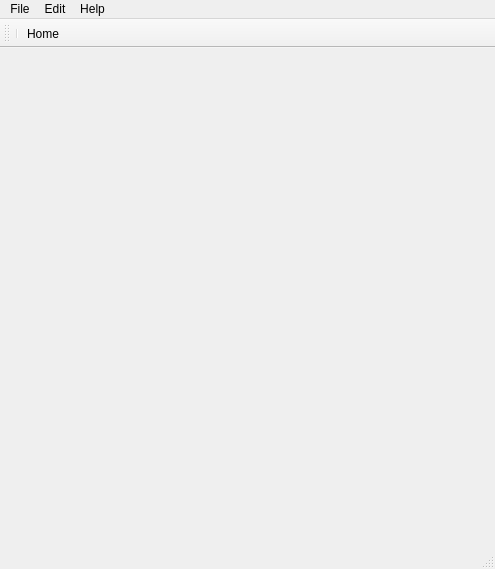
<?xml version="1.0" encoding="UTF-8"?>
<ui version="4.0">
 <class>MainWindow</class>
 <widget class="QMainWindow" name="MainWindow">
  <property name="geometry">
   <rect>
    <x>0</x>
    <y>0</y>
    <width>495</width>
    <height>569</height>
   </rect>
  </property>
  <property name="windowTitle">
   <string>MainWindow</string>
  </property>
  <widget class="QWidget" name="centralwidget"/>
  <widget class="QMenuBar" name="menubar">
   <property name="geometry">
    <rect>
     <x>0</x>
     <y>0</y>
     <width>495</width>
     <height>24</height>
    </rect>
   </property>
   <widget class="QMenu" name="menuFile">
    <property name="title">
     <string>File</string>
    </property>
    <addaction name="actionHome"/>
    <addaction name="actionNew"/>
    <addaction name="actionOpen"/>
    <addaction name="actionClose"/>
   </widget>
   <widget class="QMenu" name="menuEdit">
    <property name="title">
     <string>Edit</string>
    </property>
    <addaction name="actionModify"/>
    <addaction name="actionDelete"/>
   </widget>
   <widget class="QMenu" name="menuHelp">
    <property name="title">
     <string>Help</string>
    </property>
    <addaction name="actionQuestons"/>
   </widget>
   <addaction name="menuFile"/>
   <addaction name="menuEdit"/>
   <addaction name="menuHelp"/>
  </widget>
  <widget class="QStatusBar" name="statusbar"/>
  <widget class="QToolBar" name="toolBar">
   <property name="windowTitle">
    <string>toolBar</string>
   </property>
   <attribute name="toolBarArea">
    <enum>TopToolBarArea</enum>
   </attribute>
   <attribute name="toolBarBreak">
    <bool>false</bool>
   </attribute>
   <addaction name="separator"/>
   <addaction name="actionHome"/>
  </widget>
  <action name="actionNew">
   <property name="text">
    <string>New</string>
   </property>
  </action>
  <action name="actionOpen">
   <property name="text">
    <string>Open</string>
   </property>
  </action>
  <action name="actionClose">
   <property name="text">
    <string>Close</string>
   </property>
  </action>
  <action name="actionModify">
   <property name="text">
    <string>Modify</string>
   </property>
  </action>
  <action name="actionDelete">
   <property name="text">
    <string>Delete</string>
   </property>
  </action>
  <action name="actionQuestons">
   <property name="text">
    <string>Questons</string>
   </property>
  </action>
  <action name="actionHome">
   <property name="icon">
    <iconset>
     <normaloff>../../../../ComputerSetUp/Icons/Icons_iOS/7.png</normaloff>../../../../ComputerSetUp/Icons/Icons_iOS/7.png</iconset>
   </property>
   <property name="text">
    <string>Home</string>
   </property>
   <property name="menuRole">
    <enum>QAction::MenuRole::NoRole</enum>
   </property>
  </action>
 </widget>
 <resources/>
 <connections/>
</ui>
